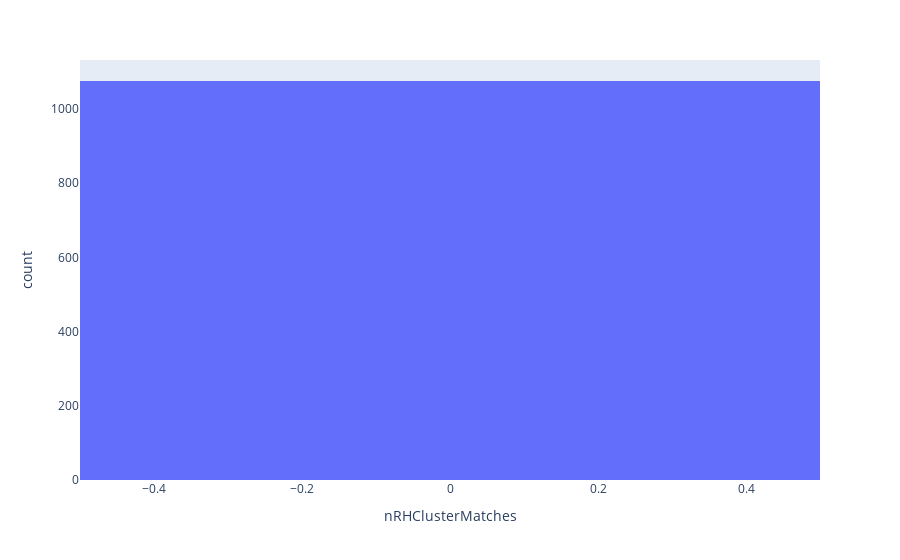

The notebook cell this image was saved under:
### Code cell
px.histogram(flat_events[0], x='RHClusterMatch')

### Figure 1 — Plotly figure (JSON) as saved in the notebook; plotly's stock layout.template omitted (floating-point values rounded to 4 significant figures; data arrays with more than 128 entries replaced by an {"elided": "..."} marker saying what was removed)
{"data": [{"alignmentgroup": "True", "bingroup": "x", "hovertemplate": "nRHClusterMatches=%{x}<br>count=%{y}<extra></extra>", "legendgroup": "", "marker": {"color": "#636efa"}, "name": "", "offsetgroup": "", "orientation": "v", "showlegend": false, "type": "histogram", "x": {"elided": "1075 int values"}, "xaxis": "x", "yaxis": "y"}], "layout": {"barmode": "relative", "legend": {"tracegroupgap": 0}, "margin": {"t": 60}, "xaxis": {"anchor": "y", "domain": [0, 1], "title": {"text": "nRHClusterMatches"}}, "yaxis": {"anchor": "x", "domain": [0, 1], "title": {"text": "count"}}}}
